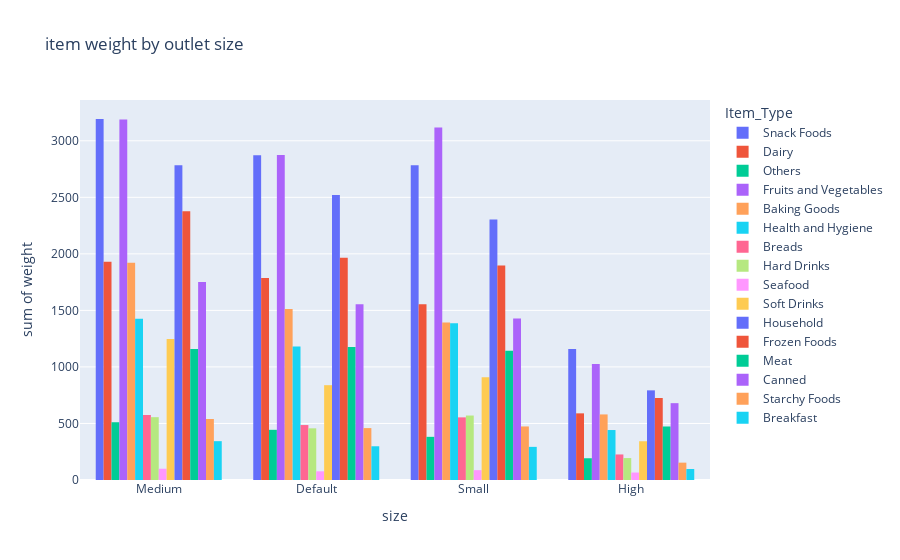

This figure's notebook cell:
### Markdown cell above
# 3

### Code cell
# use plotly express to plot graph
import plotly.express as px
colX= "Outlet_Size"
colY= "Item_Weight"
fig = px.histogram(df_copy, x=colX, y=colY,
             color="Item_Type",
             title="item weight by outlet size",
             labels={'Item_Weight':'weight','Outlet_Size':'size'},
             barmode='group'
            )
fig.show()

### Figure 1 — Plotly figure (JSON) as saved in the notebook; plotly's stock layout.template omitted (floating-point values rounded to 4 significant figures; data arrays with more than 128 entries replaced by an {"elided": "..."} marker saying what was removed)
{"data": [{"alignmentgroup": "True", "bingroup": "x", "histfunc": "sum", "hovertemplate": "Item_Type=Snack Foods<br>size=%{x}<br>sum of weight=%{y}<extra></extra>", "legendgroup": "Snack Foods", "marker": {"color": "#636efa", "pattern": {"shape": ""}}, "name": "Snack Foods", "offsetgroup": "Snack Foods", "orientation": "v", "showlegend": true, "type": "histogram", "x": {"elided": "789 str values"}, "xaxis": "x", "y": {"elided": "789 float values"}, "yaxis": "y"}, {"alignmentgroup": "True", "bingroup": "x", "histfunc": "sum", "hovertemplate": "Item_Type=Dairy<br>size=%{x}<br>sum of weight=%{y}<extra></extra>", "legendgroup": "Dairy", "marker": {"color": "#EF553B", "pattern": {"shape": ""}}, "name": "Dairy", "offsetgroup": "Dairy", "orientation": "v", "showlegend": true, "type": "histogram", "x": {"elided": "454 str values"}, "xaxis": "x", "y": {"elided": "454 float values"}, "yaxis": "y"}, {"alignmentgroup": "True", "bingroup": "x", "histfunc": "sum", "hovertemplate": "Item_Type=Others<br>size=%{x}<br>sum of weight=%{y}<extra></extra>", "legendgroup": "Others", "marker": {"color": "#00cc96", "pattern": {"shape": ""}}, "name": "Others", "offsetgroup": "Others", "orientation": "v", "showlegend": true, "type": "histogram", "x": ["Default", "Small", "Small", "Medium", "Small", "Default", "Default", "Small", "Default", "Default", "Small", "Medium", "Medium", "Medium", "Default", "Medium", "Default", "Medium", "Medium", "Medium", "Medium", "Medium", "Small", "Default", "High", "Medium", "Default", "Small", "High", "High", "Small", "Medium", "Medium", "Medium", "Small", "Default", "Default", "Medium", "Medium", "Default", "Medium", "Medium", "Default", "Small", "Small", "Medium", "Small", "Default", "Default", "Small", "Medium", "Medium", "Small", "Medium", "Default", "Medium", "Small", "Medium", "High", "Small", "Default", "High", "Default", "Medium", "High", "Small", "Small", "Medium", "Small", "Small", "High", "Default", "Small", "Default", "Medium", "Default", "High", "Medium", "Default", "Default", "Medium", "Default", "Default", "Medium", "High", "Default", "High", "Small", "Medium", "Default", "Default", "Default", "Medium", "High", "Small", "Small", "Default", "Small", "Medium", "Medium", "Default", "High", "High", "Default", "Medium", "Medium", "Small", "Medium", "Medium", "High", "Small"], "xaxis": "x", "y": [14.6, 19.2, 12.7, 15.35, 19.1, 18.5, 9.06, 16.35, 14.5, 12.8, 10.89, 12.15, 12.7, 12.7, 13.85, 12.7, 15.6, 17.75, 12.15, 15.6, 6.095, 12.65, 12.8, 19.2, 19.1, 20.5, 15.6, 12.7, 6.095, 11.15, 12.7, 12.7, 9.8, 17.35, 15.6, 18.6, 5.5, 12.15, 14.65, 13.1, 12.7, 12.7, 17.75, 9.06, 6.095, 12.7, 12.65, 19.1, 12.15, 11.15, 5.5, 12.7, 12.15, 12.7, 15.35, 12.8, 5.5, 19.1, 10.65, 12.7, 15.35, 15.6, 10.89, 18.6, 9.06, 14.6, 20, 12.7, 12.7, 14.5, 17.75, 10.89, 20.5, 19.2, 12.7, 12.65, 20, 12.7, 6.095, 12.65, 14.65, 17.35, 9.06, 13.1, 13.85, 17.75, 18.6, 14.65, 19.2, 12.15, 9.8, 20, 12.65, 10.89, 20.5, 13.85, 9.395, 12.8, 12.7, 10.89, 10.89, 12.15, 14.6, 14.5, 13.85, 12.7, 18.6, 13.85, 12.7, 12.8, 17.75], "yaxis": "y"}, {"alignmentgroup": "True", "bingroup": "x", "histfunc": "sum", "hovertemplate": "Item_Type=Fruits and Vegetables<br>size=%{x}<br>sum of weight=%{y}<extra></extra>", "legendgroup": "Fruits and Vegetables", "marker": {"color": "#ab63fa", "pattern": {"shape": ""}}, "name": "Fruits and Vegetables", "offsetgroup": "Fruits and Vegetables", "orientation": "v", "showlegend": true, "type": "histogram", "x": {"elided": "781 str values"}, "xaxis": "x", "y": {"elided": "781 float values"}, "yaxis": "y"}, {"alignmentgroup": "True", "bingroup": "x", "histfunc": "sum", "hovertemplate": "Item_Type=Baking Goods<br>size=%{x}<br>sum of weight=%{y}<extra></extra>", "legendgroup": "Baking Goods", "marker": {"color": "#FFA15A", "pattern": {"shape": ""}}, "name": "Baking Goods", "offsetgroup": "Baking Goods", "orientation": "v", "showlegend": true, "type": "histogram", "x": {"elided": "438 str values"}, "xaxis": "x", "y": {"elided": "438 float values"}, "yaxis": "y"}, {"alignmentgroup": "True", "bingroup": "x", "histfunc": "sum", "hovertemplate": "Item_Type=Health and Hygiene<br>size=%{x}<br>sum of weight=%{y}<extra></extra>", "legendgroup": "Health and Hygiene", "marker": {"color": "#19d3f3", "pattern": {"shape": ""}}, "name": "Health and Hygiene", "offsetgroup": "Health and Hygiene", "orientation": "v", "showlegend": true, "type": "histogram", "x": {"elided": "338 str values"}, "xaxis": "x", "y": {"elided": "338 float values"}, "yaxis": "y"}, {"alignmentgroup": "True", "bingroup": "x", "histfunc": "sum", "hovertemplate": "Item_Type=Breads<br>size=%{x}<br>sum of weight=%{y}<extra></extra>", "legendgroup": "Breads", "marker": {"color": "#FF6692", "pattern": {"shape": ""}}, "name": "Breads", "offsetgroup": "Breads", "orientation": "v", "showlegend": true, "type": "histogram", "x": {"elided": "165 str values"}, "xaxis": "x", "y": {"elided": "165 float values"}, "yaxis": "y"}, {"alignmentgroup": "True", "bingroup": "x", "histfunc": "sum", "hovertemplate": "Item_Type=Hard Drinks<br>size=%{x}<br>sum of weight=%{y}<extra></extra>", "legendgroup": "Hard Drinks", "marker": {"color": "#B6E880", "pattern": {"shape": ""}}, "name": "Hard Drinks", "offsetgroup": "Hard Drinks", "orientation": "v", "showlegend": true, "type": "histogram", "x": {"elided": "148 str values"}, "xaxis": "x", "y": {"elided": "148 float values"}, "yaxis": "y"}, {"alignmentgroup": "True", "bingroup": "x", "histfunc": "sum", "hovertemplate": "Item_Type=Seafood<br>size=%{x}<br>sum of weight=%{y}<extra></extra>", "legendgroup": "Seafood", "marker": {"color": "#FF97FF", "pattern": {"shape": ""}}, "name": "Seafood", "offsetgroup": "Seafood", "orientation": "v", "showlegend": true, "type": "histogram", "x": ["Default", "Medium", "High", "Default", "High", "Small", "Small", "Small", "High", "Small", "Default", "Medium", "Medium", "Default", "Medium", "Default", "Medium", "High", "Medium", "Small", "Medium", "High", "Medium", "Small", "Medium"], "xaxis": "x", "y": [19.85, 7.97, 20.75, 17.75, 12.6, 7.97, 17.35, 12.6, 17.35, 20.75, 20.75, 11.65, 12.7, 10.39, 12.7, 7.97, 12.7, 7.42, 11.65, 17.75, 10.39, 7.97, 12.6, 10.39, 7.42], "yaxis": "y"}, {"alignmentgroup": "True", "bingroup": "x", "histfunc": "sum", "hovertemplate": "Item_Type=Soft Drinks<br>size=%{x}<br>sum of weight=%{y}<extra></extra>", "legendgroup": "Soft Drinks", "marker": {"color": "#FECB52", "pattern": {"shape": ""}}, "name": "Soft Drinks", "offsetgroup": "Soft Drinks", "orientation": "v", "showlegend": true, "type": "histogram", "x": {"elided": "281 str values"}, "xaxis": "x", "y": {"elided": "281 float values"}, "yaxis": "y"}, {"alignmentgroup": "True", "bingroup": "x", "histfunc": "sum", "hovertemplate": "Item_Type=Household<br>size=%{x}<br>sum of weight=%{y}<extra></extra>", "legendgroup": "Household", "marker": {"color": "#636efa", "pattern": {"shape": ""}}, "name": "Household", "offsetgroup": "Household", "orientation": "v", "showlegend": true, "type": "histogram", "x": {"elided": "638 str values"}, "xaxis": "x", "y": {"elided": "638 float values"}, "yaxis": "y"}, {"alignmentgroup": "True", "bingroup": "x", "histfunc": "sum", "hovertemplate": "Item_Type=Frozen Foods<br>size=%{x}<br>sum of weight=%{y}<extra></extra>", "legendgroup": "Frozen Foods", "marker": {"color": "#EF553B", "pattern": {"shape": ""}}, "name": "Frozen Foods", "offsetgroup": "Frozen Foods", "orientation": "v", "showlegend": true, "type": "histogram", "x": {"elided": "570 str values"}, "xaxis": "x", "y": {"elided": "570 float values"}, "yaxis": "y"}, {"alignmentgroup": "True", "bingroup": "x", "histfunc": "sum", "hovertemplate": "Item_Type=Meat<br>size=%{x}<br>sum of weight=%{y}<extra></extra>", "legendgroup": "Meat", "marker": {"color": "#00cc96", "pattern": {"shape": ""}}, "name": "Meat", "offsetgroup": "Meat", "orientation": "v", "showlegend": true, "type": "histogram", "x": {"elided": "311 str values"}, "xaxis": "x", "y": {"elided": "311 float values"}, "yaxis": "y"}, {"alignmentgroup": "True", "bingroup": "x", "histfunc": "sum", "hovertemplate": "Item_Type=Canned<br>size=%{x}<br>sum of weight=%{y}<extra></extra>", "legendgroup": "Canned", "marker": {"color": "#ab63fa", "pattern": {"shape": ""}}, "name": "Canned", "offsetgroup": "Canned", "orientation": "v", "showlegend": true, "type": "histogram", "x": {"elided": "435 str values"}, "xaxis": "x", "y": {"elided": "435 float values"}, "yaxis": "y"}, {"alignmentgroup": "True", "bingroup": "x", "histfunc": "sum", "hovertemplate": "Item_Type=Starchy Foods<br>size=%{x}<br>sum of weight=%{y}<extra></extra>", "legendgroup": "Starchy Foods", "marker": {"color": "#FFA15A", "pattern": {"shape": ""}}, "name": "Starchy Foods", "offsetgroup": "Starchy Foods", "orientation": "v", "showlegend": true, "type": "histogram", "x": ["Medium", "Default", "High", "Small", "Default", "High", "Small", "Default", "Default", "Default", "Medium", "Small", "Medium", "Default", "Default", "Small", "Medium", "Default", "Small", "Medium", "Medium", "Default", "Medium", "High", "Small", "Medium", "Default", "Default", "Small", "Small", "Default", "Small", "Default", "Small", "Default", "Medium", "Default", "Medium", "Default", "High", "High", "Medium", "Small", "Small", "High", "Medium", "Default", "Medium", "Medium", "Default", "Small", "Default", "Small", "Medium", "Medium", "Medium", "Small", "Medium", "Small", "Small", "Medium", "Medium", "Medium", "High", "High", "Medium", "Default", "Medium", "Medium", "Small", "Default", "Small", "Small", "Default", "Medium", "High", "Small", "Default", "Medium", "Default", "Small", "Small", "Small", "Default", "Small", "Medium", "Medium", "Small", "Medium", "Medium", "Default", "Default", "Medium", "Default", "Default", "Medium", "Small", "Small", "Default", "Small", "Medium", "Small", "Default", "Medium", "High", "Default", "Medium", "Default", "Small", "Medium", "Small", "Medium", "Medium", "Small", "Medium", "Medium", "Small", "Default", "Medium", "High", "Medium"], "xaxis": "x", "y": [12.7, 7.435, 14, 19.2, 9.5, 10.2, 20.5, 7.435, 21.2, 14, 12.7, 12.15, 18.25, 14, 12.3, 18.25, 6.695, 18, 9.5, 12.7, 10.5, 6.695, 12.7, 21.2, 12.7, 12.7, 7.06, 21.2, 18.25, 12.7, 14.15, 12.7, 11.5, 12.5, 14.15, 17.6, 7.435, 7.435, 6.695, 10.5, 18, 12.7, 19.2, 7.06, 12.5, 12.15, 13.5, 13.5, 15, 7.6, 12.7, 12.8, 21.2, 14.15, 12.8, 12.7, 7.435, 12.7, 11.5, 12.85, 12.7, 12.3, 10.5, 16.7, 7.435, 12.7, 18, 12.85, 12.15, 16, 16, 16.7, 12.7, 12.5, 7.435, 17.6, 18, 7.435, 12.7, 20.5, 11.5, 12.15, 15, 17.7, 12.3, 20.5, 12.7, 12.7, 18, 6.695, 19.2, 20.85, 19.2, 20.5, 17.7, 12.7, 18, 20.85, 9.5, 10.2, 16, 12.7, 17.6, 12.7, 15.85, 12.5, 14, 12.15, 10.5, 12.7, 14.15, 12.7, 7.06, 7.06, 20.85, 15.85, 12.7, 10.2, 7.435, 9.5, 7.6], "yaxis": "y"}, {"alignmentgroup": "True", "bingroup": "x", "histfunc": "sum", "hovertemplate": "Item_Type=Breakfast<br>size=%{x}<br>sum of weight=%{y}<extra></extra>", "legendgroup": "Breakfast", "marker": {"color": "#19d3f3", "pattern": {"shape": ""}}, "name": "Breakfast", "offsetgroup": "Breakfast", "orientation": "v", "showlegend": true, "type": "histogram", "x": ["Medium", "High", "Small", "Small", "Medium", "Default", "Default", "Small", "Medium", "Small", "Default", "Medium", "High", "Small", "Small", "Default", "Small", "Small", "Medium", "Default", "Medium", "Medium", "Default", "Small", "High", "Default", "Medium", "Small", "Small", "Default", "Default", "Medium", "Default", "Medium", "Small", "Medium", "Small", "Medium", "High", "Medium", "Default", "Medium", "Default", "Small", "Small", "Default", "Medium", "Default", "Medium", "Medium", "Medium", "Default", "High", "High", "Default", "Small", "Small", "Medium", "Small", "Small", "Medium", "Default", "Medium", "Small", "Default", "Small", "Small", "Medium", "Default", "Small", "Medium", "Medium", "Default", "Small", "High", "Default"], "xaxis": "x", "y": [10.6, 10.6, 10.7, 18.6, 20.2, 20.2, 17.25, 15.6, 11.6, 20.75, 10.7, 20.2, 6.92, 11.6, 20.2, 7.895, 12.7, 12.7, 12.7, 20.75, 12.7, 7.865, 20.2, 6.425, 20.75, 6.425, 12.7, 10.6, 12.7, 8.895, 9, 12.7, 6.92, 15.6, 6.92, 12.7, 12.7, 12.7, 11.6, 12.7, 7.895, 16.5, 21.1, 21.1, 7.895, 17.25, 18.6, 7.895, 12.7, 7.895, 6.425, 10.6, 8.895, 17.25, 15.6, 13.85, 8.06, 10.7, 15.6, 9, 20.75, 20.75, 20.75, 7.865, 20.75, 8.895, 13.85, 20.75, 16.5, 6.92, 20.75, 12.7, 21.1, 7.865, 21.1, 10.6], "yaxis": "y"}], "layout": {"autosize": true, "barmode": "group", "legend": {"title": {"text": "Item_Type"}, "tracegroupgap": 0}, "title": {"text": "item weight by outlet size"}, "xaxis": {"anchor": "y", "autorange": true, "domain": [0, 1], "range": [-0.5, 3.5], "title": {"text": "size"}, "type": "category"}, "yaxis": {"anchor": "x", "autorange": true, "domain": [0, 1], "range": [0, 3361.0], "title": {"text": "sum of weight"}, "type": "linear"}}}
